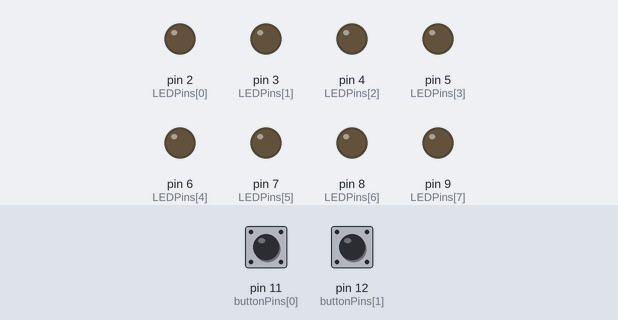
Bench run of a sketch on a simulated Arduino Uno, built with avr-gcc and run on an emulated ATmega328P. Parts: output pins drawn as LEDs (lit = HIGH). Inputs (shaded band) come from the test bench; at power-on: pin 11 (buttonPins[0]) HIGH, pin 12 (buttonPins[1]) HIGH.

Above: at 1.2 s.
1.3 s: pin 11 (buttonPins[0]) pulled LOW for 0.15 s
At 2.1 s:
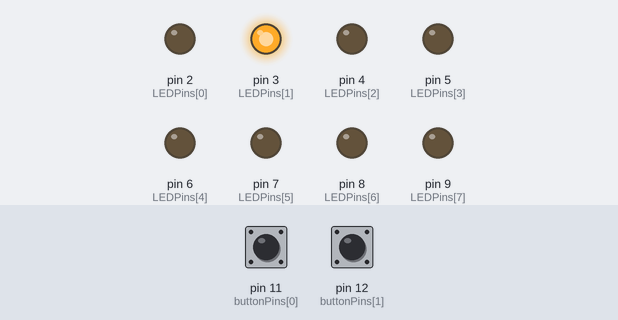
At 3.0 s:
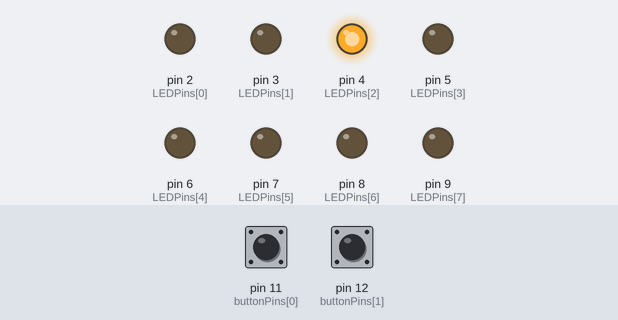
4.4 s: pin 12 (buttonPins[1]) pulled LOW for 0.15 s
At 6.1 s:
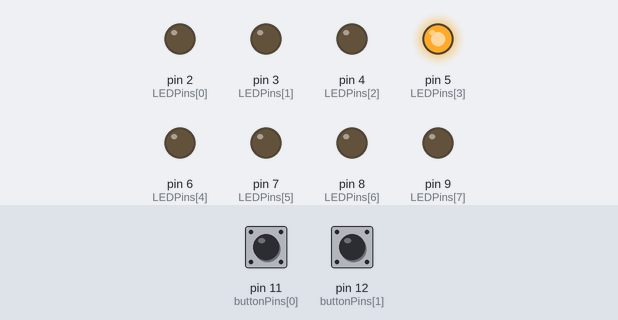
7.5 s: pin 11 (buttonPins[0]) pulled LOW for 1 s
Timing chart, 0 to 20.5 s (numbered marks = the images above; inputs shaded):
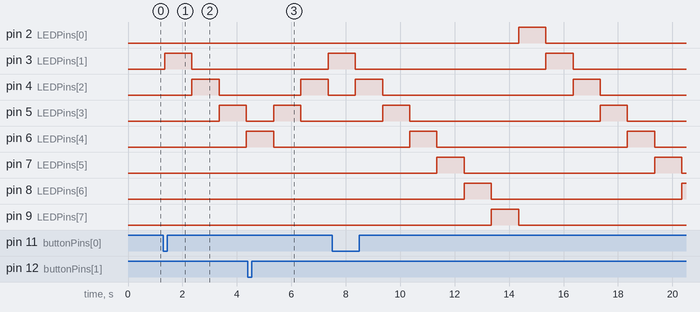

Measured:
- after the input at 1.3 s, pin 3 (LEDPins[1]): LOW → HIGH after 0.05 s, → LOW 1.0 s later; pin 4 (LEDPins[2]): LOW → HIGH after 1.1 s, → LOW 1.0 s later; pin 5 (LEDPins[3]): LOW → HIGH after 2.1 s, → LOW 1.0 s later; pin 6 (LEDPins[4]): LOW → HIGH after 3.1 s
- after the input at 4.4 s, pin 3 (LEDPins[1]): LOW → HIGH after 3.0 s; pin 4 (LEDPins[2]): LOW → HIGH after 2.0 s, → LOW 1.0 s later; pin 5 (LEDPins[3]): LOW → HIGH after 0.95 s, → LOW 1.0 s later; pin 7 (LEDPins[5]): stays LOW (without the input it goes to HIGH after 0.95 s); pin 8 (LEDPins[6]): stays LOW (without the input it goes to HIGH after 2.0 s)

The sketch:

double_toggle_LED_chaser.ino
```cpp
// [1/365]

const int buttonCount = 2;
const int LEDCount = 8;
int buttonPins[] = {11,12};
const int LEDPins[] = {2,3,4,5,6,7,8,9};
int currentLED = 0;

// States
bool pressStates[buttonCount] = {false};
int currentButtonStates[buttonCount] = {LOW};
int LEDStates[LEDCount] = {LOW};
bool chaserState = false;
int direction = 0;

// Time variables
unsigned long lastDebounce[buttonCount] = {0};
unsigned long currentMillis = 0;
unsigned long previousMillis = 0;
int blinkInterval = 1000;

// Functions
void leftToRight();
void rightToLeft();

void setup() {

  for (int i=0; i<buttonCount; i++) {
    pinMode(buttonPins[i], INPUT_PULLUP);
  }
  for (int i=0; i<LEDCount; i++) {
    pinMode(LEDPins[i], OUTPUT);
    digitalWrite(LEDPins[i], LEDStates[i]);
  }
}

void loop() {
  currentMillis = millis();
  for (int i=0; i<buttonCount; i++) {

    currentButtonStates[i] = digitalRead(buttonPins[i]);
    if (currentButtonStates[i] != pressStates[i]){
      lastDebounce[i] = millis();
    }

    if ((millis() - lastDebounce[i]) > 50) {
      if (currentButtonStates[i] == LOW && !pressStates[i]) {
        pressStates[i] = true;
        chaserState = true;

        direction = i;

      }
      else if (currentButtonStates[i] == HIGH && pressStates[i]) {
        pressStates[i] = false;
      }
    }

  }
  if (chaserState && currentMillis - previousMillis >= blinkInterval) {
    previousMillis = currentMillis;

    if (direction) {
      rightToLeft();
    }
    else {
      leftToRight();
    }
  }
}

void leftToRight() {

  digitalWrite(LEDPins[currentLED], LOW);
  currentLED ++;
  if (currentLED >= LEDCount){
    currentLED = 0;
  }
  digitalWrite(LEDPins[currentLED], HIGH);
}
void rightToLeft() {

  digitalWrite(LEDPins[currentLED], LOW);
  currentLED --;
  if (currentLED < 0){
    currentLED = 7;
  }
  digitalWrite(LEDPins[currentLED], HIGH);
}
```
